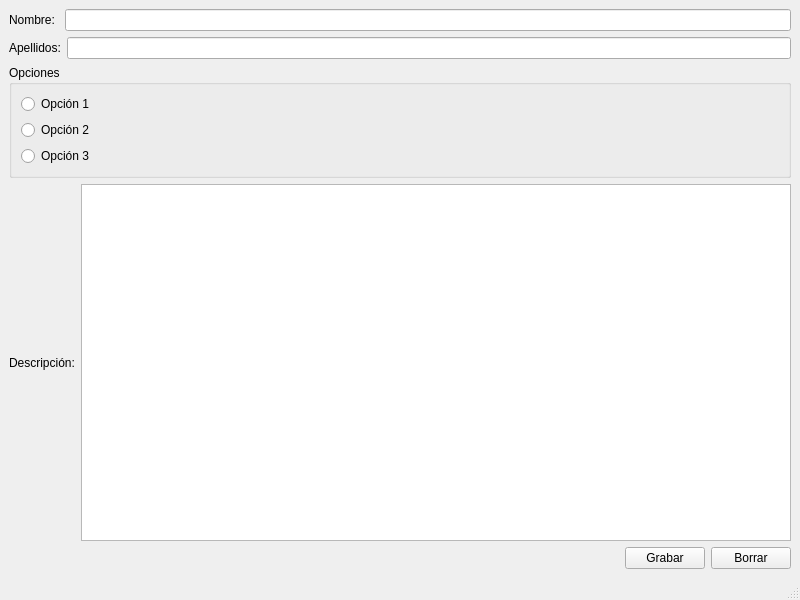
<?xml version="1.0" encoding="UTF-8"?>
<ui version="4.0">
 <class>MainWindow</class>
 <widget class="QMainWindow" name="MainWindow">
  <property name="geometry">
   <rect>
    <x>0</x>
    <y>0</y>
    <width>800</width>
    <height>600</height>
   </rect>
  </property>
  <property name="windowTitle">
   <string>MainWindow</string>
  </property>
  <widget class="QWidget" name="centralwidget">
   <layout class="QVBoxLayout" name="verticalLayout_4">
    <item>
     <layout class="QVBoxLayout" name="verticalLayout_3">
      <item>
       <layout class="QHBoxLayout" name="horizontalLayout">
        <item>
         <widget class="QLabel" name="label">
          <property name="text">
           <string>Nombre: </string>
          </property>
         </widget>
        </item>
        <item>
         <widget class="QLineEdit" name="lineEdit"/>
        </item>
       </layout>
      </item>
      <item>
       <layout class="QHBoxLayout" name="horizontalLayout_3">
        <item>
         <widget class="QLabel" name="label_2">
          <property name="text">
           <string>Apellidos:</string>
          </property>
         </widget>
        </item>
        <item>
         <widget class="QLineEdit" name="lineEdit_2">
          <property name="text">
           <string/>
          </property>
         </widget>
        </item>
       </layout>
      </item>
      <item>
       <widget class="QGroupBox" name="">
        <property name="title">
         <string>Opciones</string>
        </property>
        <layout class="QVBoxLayout" name="verticalLayout_2">
         <item>
          <widget class="QRadioButton" name="radioButton">
           <property name="text">
            <string>Opción 1</string>
           </property>
          </widget>
         </item>
         <item>
          <widget class="QRadioButton" name="radioButton_2">
           <property name="text">
            <string>Opción 2</string>
           </property>
          </widget>
         </item>
         <item>
          <widget class="QRadioButton" name="radioButton_3">
           <property name="text">
            <string>Opción 3</string>
           </property>
          </widget>
         </item>
        </layout>
       </widget>
      </item>
      <item>
       <layout class="QHBoxLayout" name="horizontalLayout_4">
        <item>
         <widget class="QLabel" name="label_3">
          <property name="text">
           <string>Descripción:</string>
          </property>
         </widget>
        </item>
        <item>
         <widget class="QTextEdit" name="textEdit"/>
        </item>
       </layout>
      </item>
      <item>
       <layout class="QHBoxLayout" name="horizontalLayout_5">
        <item>
         <spacer name="horizontalSpacer">
          <property name="orientation">
           <enum>Qt::Orientation::Horizontal</enum>
          </property>
          <property name="sizeHint" stdset="0">
           <size>
            <width>40</width>
            <height>20</height>
           </size>
          </property>
         </spacer>
        </item>
        <item>
         <widget class="QPushButton" name="pushButton">
          <property name="text">
           <string>Grabar</string>
          </property>
         </widget>
        </item>
        <item>
         <widget class="QPushButton" name="pushButton_2">
          <property name="text">
           <string>Borrar</string>
          </property>
         </widget>
        </item>
       </layout>
      </item>
     </layout>
    </item>
   </layout>
  </widget>
  <widget class="QMenuBar" name="menubar">
   <property name="geometry">
    <rect>
     <x>0</x>
     <y>0</y>
     <width>800</width>
     <height>33</height>
    </rect>
   </property>
  </widget>
  <widget class="QStatusBar" name="statusbar"/>
 </widget>
 <resources/>
 <connections/>
</ui>
